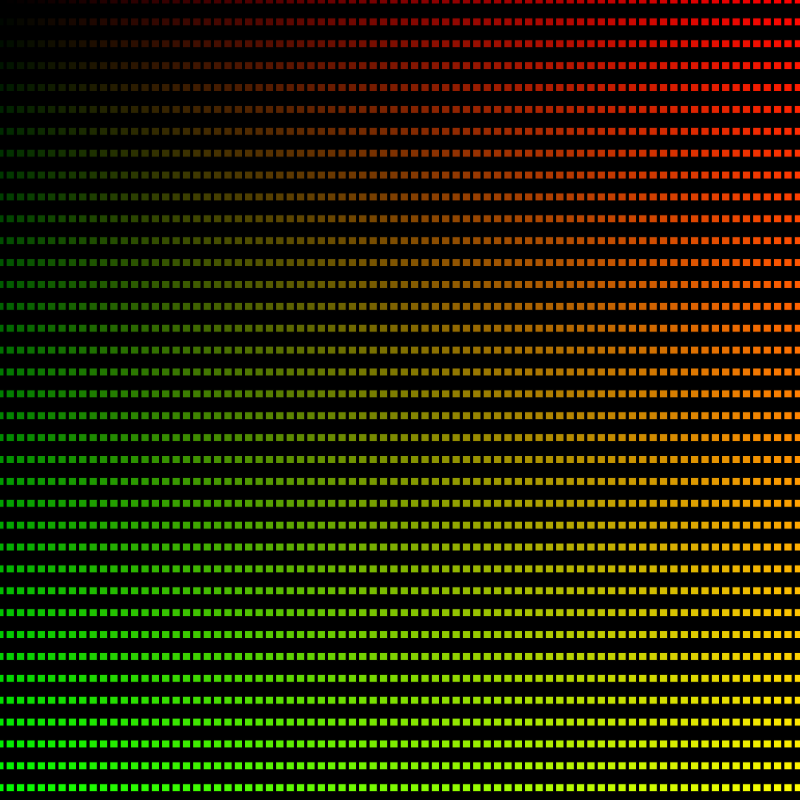
Frame 1 (no input)
Frame 60 (no input): identical to frame 1, image omitted
Frame 120 (the mouse pressed at the canvas centre since frame 60): identical to frame 1, image omitted

The p5.js sketch that drew this single still picture (run headless with seeded random() and noise() and a simulated clock; from frame 60 on, the mouse is pressed at the canvas centre):

// p5.js sketch
// ── sketch.js
var num_x;
var num_y;
var size;

function setup() {
  createCanvas(800, 800);
  rectMode(CENTER);
  textSize(20);
  
  // create and call our own function
  setVariables();
}

function setVariables() {
  num_x = random(20, 100);
  num_y = random(20, 100);
  size = 8;
}

function draw() {
  background(0);

  // "outer loop" is i
  // "inner loop" is j
  // i=0, j=0
  // i=0, j=1
  // i=0, j=2
  // i=0, j=3
  // ....
  // i=0, j=num_y-1
  // i=1, j=0
  // i=1, j=1
  // i=1, j=2
  // i=1, j=3
  // ...
  // i=1, j=num_y-1
  // i=2, j=0
  // i=2, j=1
  // i=2, j=2
  // ...
  // ...
  // i=num_x-1, j=num_y-1
  // -> loop terminates

  for (var i=0; i<num_x; i++) {
    for (var j=0; j<num_y; j++) {
      
      var x = map(i, 0, num_x, 0, width);
      var y = map(j, 0, num_y, 0, height);

      var r = map(i, 0, num_x, 0, 255);
      var g = map(j, 0, num_y, 0, 255);
      fill(r, g, 0);
      
      rect(x, y, size, size);
      
    }
  }  
}

function keyPressed() {
  if (key==' ') {
    setVariables();
  }
}
